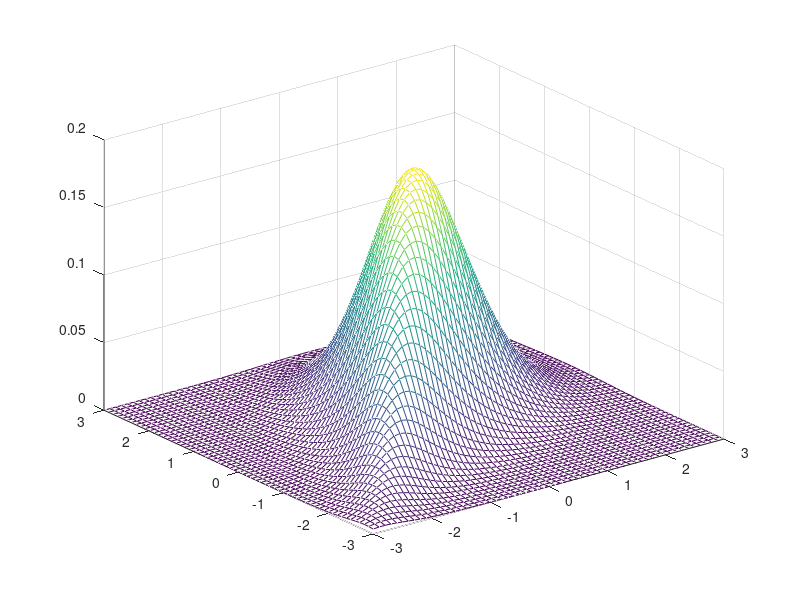
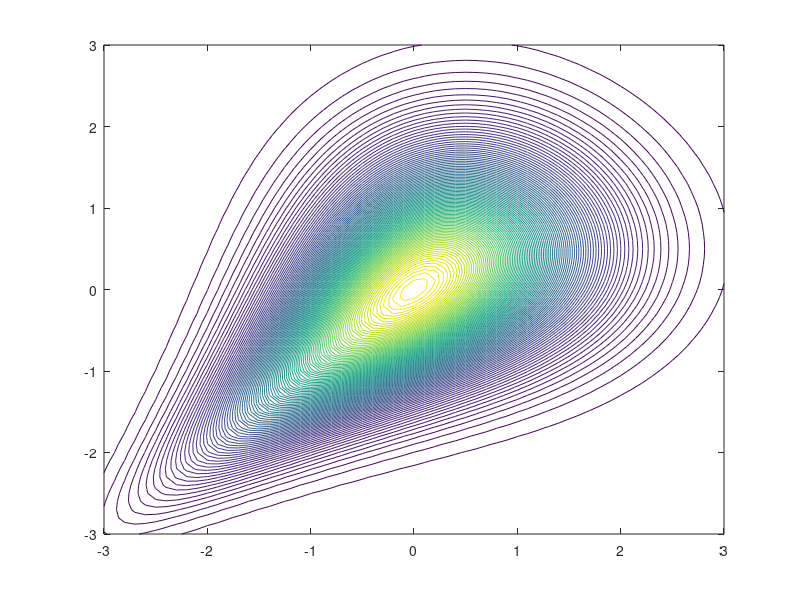

Reproduce these figures in MATLAB, in order. (Note: this script raises an error after producing the figures.)
% This program make a function call to generate Burr-Pareto-Logistic distribution
% random numbers. The locations of these random numbers are plotted
% along with the corresponding distribution function.

% --- Draw graph for p=2 for confirmation
a = 1; % alpha = 1
[X,Y]=meshgrid(-3:0.1:3);
Z=(a+1)/a*normpdf(X).*normpdf(Y)./(normcdf(X).*normcdf(Y)).^(1/a+1)./ ...
    (1./normcdf(X).^(1/a) + 1./normcdf(Y).^(1/a) -1 ).^(a+2);
mesh(X,Y,Z)
figure
contour(X,Y,Z,100)
% disp('Hit any key to continue')
% pause
figure
p=2; n = 1000;
X = multi_BurrParetoLogistic(p, n, 'normal');
x1=X(:,1); x2=X(:,2);
z=(a+1)/a*normpdf(x1).*normpdf(x2)./(normcdf(x1).*normcdf(x2)).^(1/a+1)./ ...
    (1./normcdf(x1).^(1/a) + 1./normcdf(x2).^(1/a) -1 ).^(a+2);
xlin = linspace(-3,3,60);
ylin = linspace(-3,3,60);
[XX,YY] = meshgrid(xlin,ylin);
Z = griddata(x1,x2,z,XX,YY,'cubic');
meshc(XX,YY,Z) %interpolated
axis tight; hold on
plot3(x1,x2,z,'.','MarkerSize',15) 
zlim([-0.05, 0.2])
hold off


